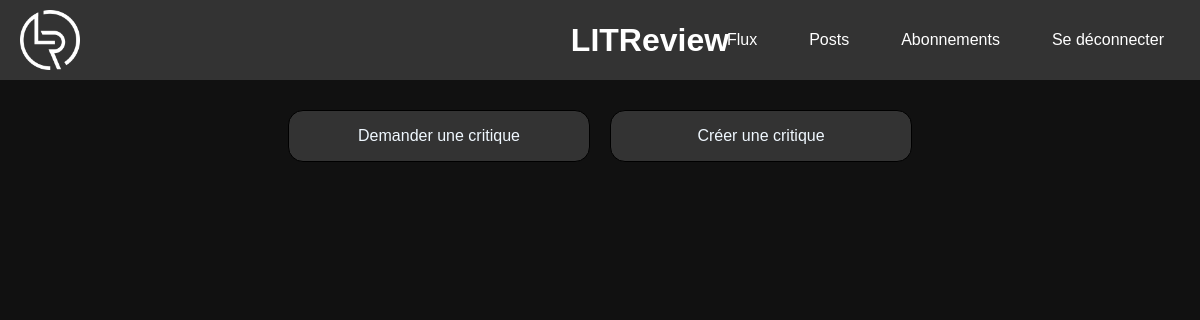
The app's page /feed/ (signed in), older data.
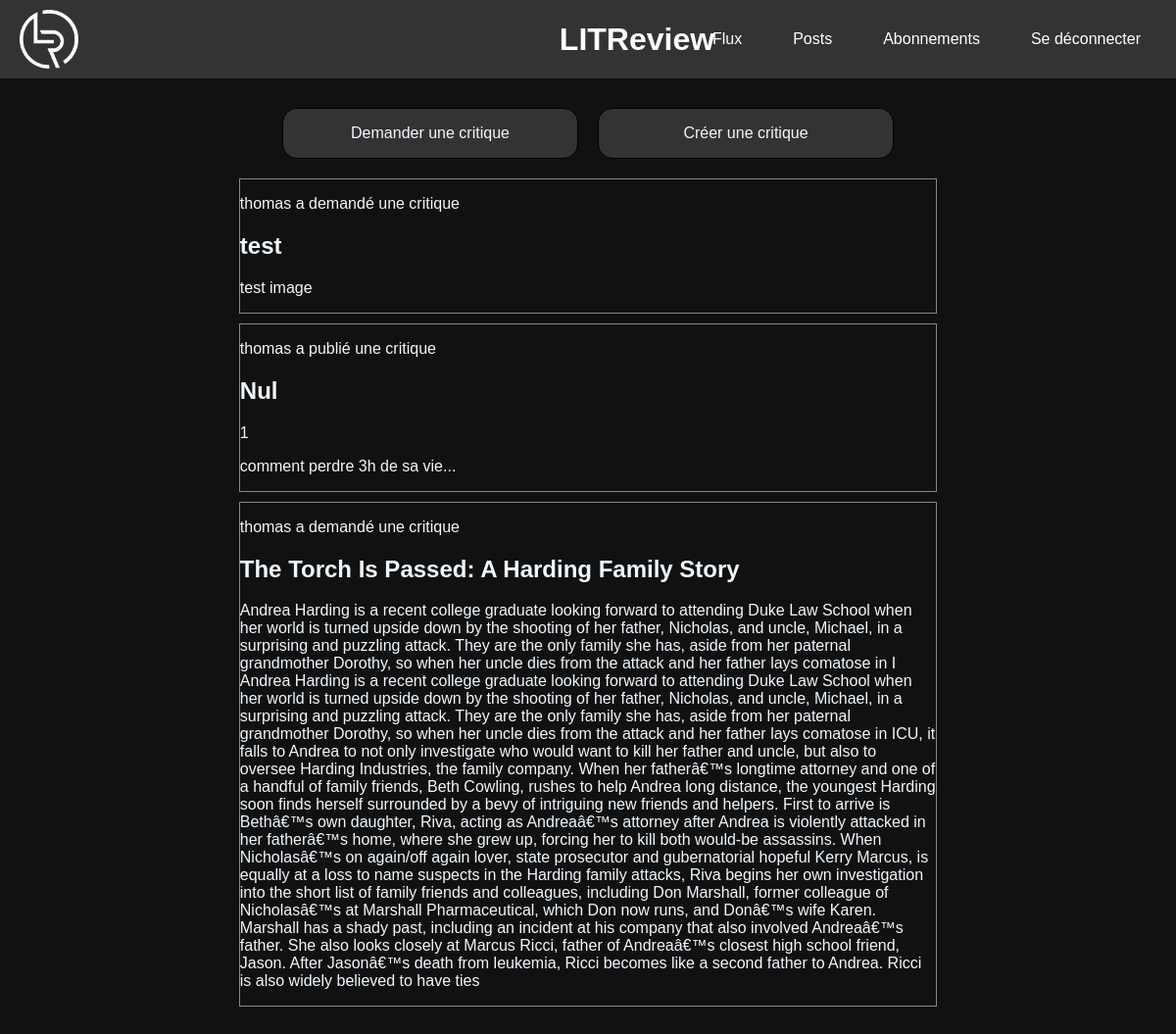
The same page, newer data.
### LITReview/models.py (models this page shows)
class Ticket(models.Model):
    title = models.CharField(max_length=128)
    description = models.CharField(max_length=2048, blank=True)
    user = models.ForeignKey(
        to=settings.AUTH_USER_MODEL, on_delete=models.CASCADE
    )
    image = models.ImageField(upload_to='uploads/', null=True, blank=True)
    time_created = models.DateTimeField(auto_now_add=True)

class Review(models.Model):
    headline = models.CharField(max_length=128)
    ticket = models.ForeignKey(to=Ticket, on_delete=models.CASCADE)
    rating = models.PositiveSmallIntegerField(
        validators=[MinValueValidator(0), MaxValueValidator(5)]
    )
    body = models.CharField(max_length=8192, blank=True)
    user = models.ForeignKey(
        to=settings.AUTH_USER_MODEL, on_delete=models.CASCADE
    )
    time_created = models.DateTimeField(auto_now_add=True)

### feed/views.py (the view)
# urls.py: path('feed/', feed.feed, name='feed'),
@login_required
def feed(request: HttpRequest):
    reviews = get_users_viewable_reviews(request)
    tickets = get_users_viewable_tickets(request)
    posts = sorted(
        chain(reviews, tickets),
        key=lambda post: post.time_created,
        reverse=True
    )
    return render(request, 'feed.html', context={'posts': posts})

### feed/views.py (called while the page is built)
@login_required
def get_users_viewable_reviews(request: HttpRequest):
    return Review.objects.filter(user=request.user.pk).annotate(content_type=Value('REVIEW', CharField()))

@login_required
def get_users_viewable_tickets(request: HttpRequest):
    return Ticket.objects.filter(user=request.user.pk).annotate(content_type=Value('TICKET', CharField()))

### feed/templates/feed.html
{% extends 'base.html' %}
{% load static %}
{% block head %}
    <link rel="stylesheet" href="{% static 'css/feed.css' %}">
{% endblock %}
{% block content %}
    <div id="top_buttons">
        <a href="{% url 'new_ticket' %}">Demander une critique</a>
        <a href="{% url 'new_review' %}">Créer une critique</a>
    </div>
    <div class="feed-content">
        {% for post in posts %}
            {% if post.content_type == 'TICKET' %}
                {% include 'ticket_snippet.html' with ticket=post %}
            {% elif post.content_type == 'REVIEW' %}
                {% include 'review_snippet.html' with review=post ticket=post.ticket %}
            {% endif %}
        {% endfor %}
    </div>
{% endblock %}

### LITReview/templates/base.html (shortened to what this page needs)
{% load static %}
<!DOCTYPE html>
<html lang="fr">
<head>
    <link rel="stylesheet" href="{% static 'css/base.css' %}">
    {% block head %}{% endblock %}
</head>
<body>
    <div id="menu">
        <h1>LITReview</h1>
        <img src="{% static 'img/logo_white.png' %}" alt="" class="main-logo">
        <a href="{% url 'feed' %}" class="nav-btn">Flux</a>
        <a href="" class="nav-btn">Posts</a>
        <a href="{% url 'follows' %}" class="nav-btn">Abonnements</a>
        <a href="{% url 'logout' %}" id="logout-btn">Se déconnecter</a>
    </div>
    {% block content %}{% endblock %}
</body>

### feed/templates/ticket_snippet.html (shortened to what this page needs)
<div class="snippet ticket-snippet">
    <p class="ticket-author">{{ ticket.user.username }} a demandé une critique</p>
    <h2>{{ ticket.title }}</h2>
    <p>{{ ticket.description }}</p>
</div>

### feed/templates/review_snippet.html
<div class="snippet review-snippet">
    <p class="review-author">{{ review.user.username }} a publié une critique</p>
    <h2>{{ review.headline }}</h2>
    <span class="rating">{{ review.rating }}</span>
    <p>{{ review.body }}</p>
</div>

### LITReview/static/css/base.css (style rules this page uses)
body { background-color: #111; margin-top: 110px; color: aliceblue; font-family: Arial, Helvetica, sans-serif; margin-bottom: 100px; overflow-y: scroll; }
h1 { text-align: center; }
#menu { position: fixed; width: 100%; list-style-type: none; color: white; background-color: #333; top: 0; left: 0; margin: 0; display: flex; align-items: center; padding-right: 100px; justify-content: flex-end; min-height: 80px; }
#menu .main-logo { position: absolute; margin-left: 20px; left: 0; width: fit-content; max-height: 60px; }
#menu > h1 { position: absolute; margin-left: auto; margin-right: auto; left: 0; right: 0; width: fit-content; }
#menu > a { display: block; color: white; text-align: center; padding: 14px 16px; margin-right: 20px; text-decoration: none; height: 100%; border-radius: 10px; }

### feed/static/css/feed.css (style rules this page uses)
#top_buttons { display: flex; flex-direction: row; justify-content: center; margin-bottom: 20px; gap: 20px; }
#top_buttons > a { color: inherit; text-decoration: none; border: 1px solid black; background-color: #333; width: 300px; text-align: center; vertical-align: bottom; border-radius: 15px; line-height: 50px; }
.snippet { border: 1px solid #888; width: 60%; margin-left: auto; margin-right: auto; left: 0; right: 0; margin-bottom: 10px; }

Row changes from the older to the newer data that the page shows:
added Ticket: user.username "thomas", title "test", description "test image"
added Review: user.username "thomas", headline "Nul", rating "1", body "comment perdre 3h de sa vie..."
added Ticket: user.username "thomas", title "The Torch Is Passed: A Harding Family Story", description "Andrea Harding is a recent college graduate looking forward to attending Duke Law School when her world is turned upside down by the shooting of her father, Nicholas, and uncle, Michael, in a surprising and puzzling attack. They are the only family she has, aside from her paternal grandmother Dorothy, so when her uncle dies from the attack and her father lays comatose in I Andrea Harding is a recent college graduate looking forward to attending Duke Law School when her world is turned upside down by the shooting of her father, Nicholas, and uncle, Michael, in a surprising and puzzling attack. They are the only family she has, aside from her paternal grandmother Dorothy, so when her uncle…"
